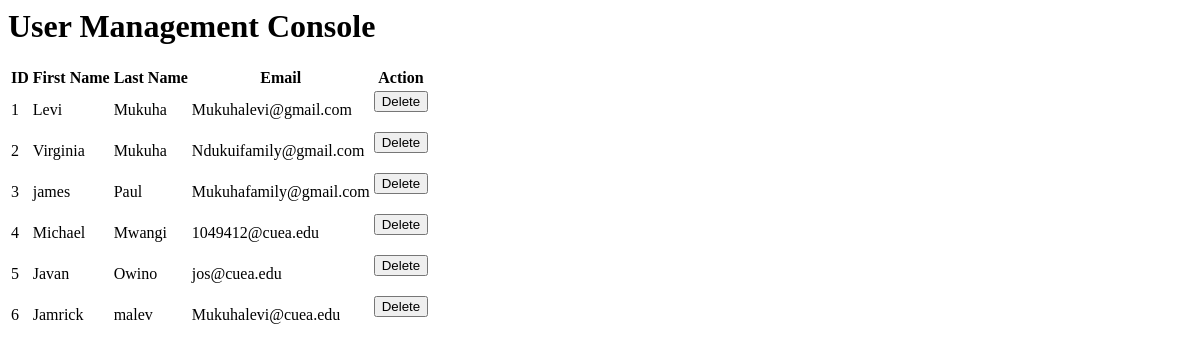
/users, run on an earlier commit of the app's database.
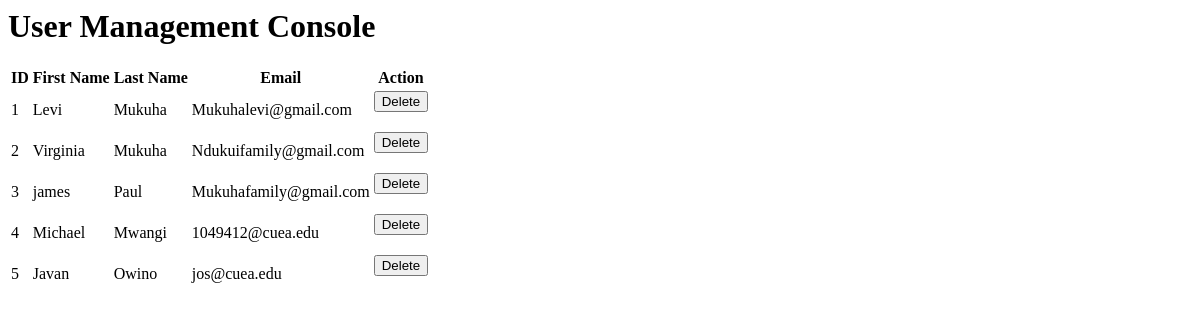
And on a later commit of the database.
### app.py (models this page shows, shortened)
class User(UserMixin, db.Model):
    id = db.Column(db.Integer, primary_key=True)
    first_name = db.Column(db.String(255), nullable=False)
    last_name = db.Column(db.String(255), nullable=False)
    email = db.Column(db.String(120), unique=True, nullable=False)
    password = db.Column(db.String(60), nullable=False)
    role = db.Column(db.String(20), nullable=False)
    date_created = db.Column(db.DateTime, default=datetime.utcnow)
    token = db.Column(db.String(100), unique=True)
    is_verified = db.Column(db.Boolean, default=False)
    driver_license = db.Column(db.String(20))  # Add driver-specific information
    sacco_role = db.Column(db.String(20))  # Add Sacco admin-specific information
    sacco_id = db.Column(db.Integer, db.ForeignKey('sacco.id'))  # ForeignKey to associate user with a Sacco

### app.py (the view)
@app.route('/users')
def users():
    users = User.query.all()
    return render_template('admin/users.html', users=users)

### templates/admin/users.html
<div class="container mt-5">
        <h1 class="text-center">User Management Console</h1>
        <table class="table">
            <thead>
                <tr>
                    <th>ID</th>
                    <th>First Name</th>
                    <th>Last Name</th>
                    <th>Email</th>
                    <th>Action</th>
                </tr>
            </thead>
            <tbody>
                {% for user in users %}
                    <tr>
                        <td>{{ user.id }}</td>
                        <td>{{ user.first_name }}</td>
                        <td>{{ user.last_name }}</td>
                        <td>{{ user.email }}</td>
                        <td>
                            <form method="post" action="{{ url_for('delete_user', user_id=user.id) }}">
                                <button type="submit" class="btn btn-danger">Delete</button>
                            </form>
                        </td>
                    </tr>
                {% endfor %}
            </tbody>
        </table>
    </div>

What changed in the data, as far as the page shows it:
removed User: id "6", first_name "Jamrick", last_name "malev", email "Mukuhalevi@cuea.edu"
